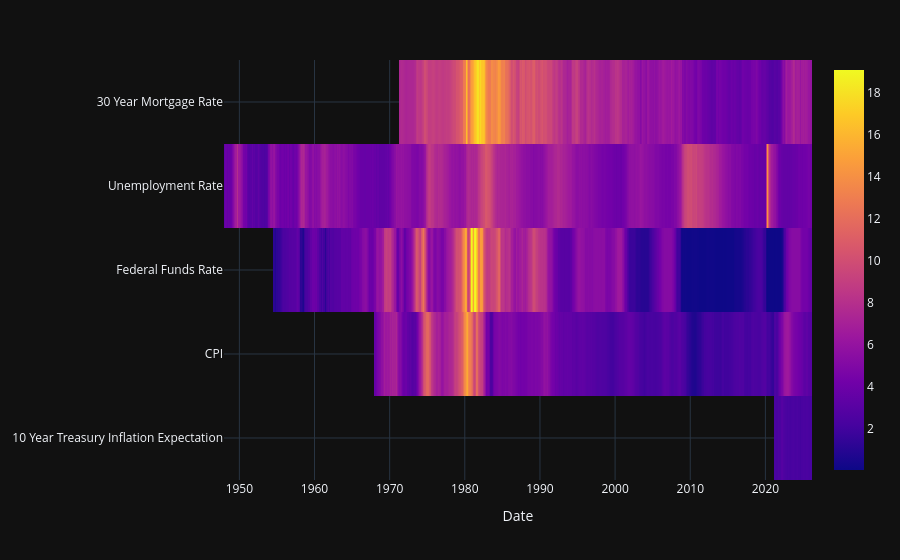

The notebook cell saved with this chart:
### Code cell
import plotly.express as px
px.imshow(img = r)

### Figure 1 — Plotly figure (JSON) as saved in the notebook; plotly's stock layout.template omitted (floating-point values rounded to 4 significant figures; data arrays with more than 128 entries replaced by an {"elided": "..."} marker saying what was removed)
{"data": [{"coloraxis": "coloraxis", "hovertemplate": "Date: %{x}<br>y: %{y}<br>color: %{z}<extra></extra>", "name": "0", "type": "heatmap", "x": {"elided": "939 str values"}, "xaxis": "x", "y": ["30 Year Mortgage Rate", "Unemployment Rate", "Federal Funds Rate", "CPI", "10 Year Treasury Inflation Expectation"], "yaxis": "y", "z": {"elided": "5x939 float values"}}], "layout": {"coloraxis": {"colorscale": [[0, "#0d0887"], [0.1111, "#46039f"], [0.2222, "#7201a8"], [0.3333, "#9c179e"], [0.4444, "#bd3786"], [0.5556, "#d8576b"], [0.6667, "#ed7953"], [0.7778, "#fb9f3a"], [0.8889, "#fdca26"], [1, "#f0f921"]]}, "margin": {"t": 60}, "xaxis": {"anchor": "y", "constrain": "domain", "domain": [0, 1], "scaleanchor": "y", "title": {"text": "Date"}}, "yaxis": {"anchor": "x", "autorange": "reversed", "constrain": "domain", "domain": [0, 1]}}}
